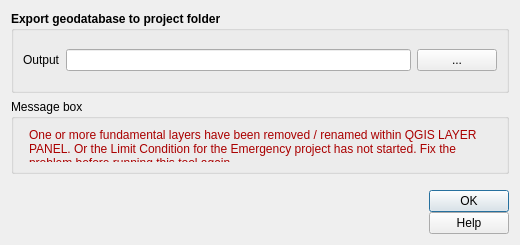
<?xml version="1.0" encoding="UTF-8"?>
<ui version="4.0">
 <class>esporta_shp</class>
 <widget class="QDialog" name="esporta_shp">
  <property name="geometry">
   <rect>
    <x>0</x>
    <y>0</y>
    <width>520</width>
    <height>245</height>
   </rect>
  </property>
  <property name="sizePolicy">
   <sizepolicy hsizetype="Fixed" vsizetype="Fixed">
    <horstretch>0</horstretch>
    <verstretch>0</verstretch>
   </sizepolicy>
  </property>
  <property name="minimumSize">
   <size>
    <width>520</width>
    <height>245</height>
   </size>
  </property>
  <property name="maximumSize">
   <size>
    <width>1500</width>
    <height>1500</height>
   </size>
  </property>
  <property name="windowTitle">
   <string>Export as shapefile</string>
  </property>
  <property name="locale">
   <locale language="English" country="UnitedStates"/>
  </property>
  <property name="modal">
   <bool>true</bool>
  </property>
  <layout class="QGridLayout" name="gridLayout">
   <item row="0" column="0">
    <widget class="QGroupBox" name="groupBox_2">
     <property name="sizePolicy">
      <sizepolicy hsizetype="Expanding" vsizetype="Expanding">
       <horstretch>0</horstretch>
       <verstretch>0</verstretch>
      </sizepolicy>
     </property>
     <property name="font">
      <font>
       <weight>75</weight>
       <bold>true</bold>
      </font>
     </property>
     <property name="title">
      <string>Export geodatabase to project folder</string>
     </property>
     <layout class="QGridLayout" name="gridLayout_3">
      <item row="0" column="1">
       <spacer name="verticalSpacer">
        <property name="orientation">
         <enum>Qt::Vertical</enum>
        </property>
        <property name="sizeHint" stdset="0">
         <size>
          <width>20</width>
          <height>40</height>
         </size>
        </property>
       </spacer>
      </item>
      <item row="1" column="2">
       <widget class="QPushButton" name="pushButton_out">
        <property name="font">
         <font>
          <weight>50</weight>
          <bold>false</bold>
         </font>
        </property>
        <property name="cursor">
         <cursorShape>PointingHandCursor</cursorShape>
        </property>
        <property name="text">
         <string>...</string>
        </property>
       </widget>
      </item>
      <item row="1" column="0">
       <widget class="QLabel" name="label_2">
        <property name="font">
         <font>
          <weight>50</weight>
          <bold>false</bold>
         </font>
        </property>
        <property name="text">
         <string>Output</string>
        </property>
       </widget>
      </item>
      <item row="1" column="1">
       <widget class="QLineEdit" name="dir_output">
        <property name="enabled">
         <bool>true</bool>
        </property>
        <property name="toolTip">
         <string/>
        </property>
       </widget>
      </item>
      <item row="2" column="1">
       <spacer name="verticalSpacer_3">
        <property name="orientation">
         <enum>Qt::Vertical</enum>
        </property>
        <property name="sizeHint" stdset="0">
         <size>
          <width>20</width>
          <height>40</height>
         </size>
        </property>
       </spacer>
      </item>
     </layout>
    </widget>
   </item>
   <item row="1" column="0">
    <widget class="QGroupBox" name="groupBox">
     <property name="sizePolicy">
      <sizepolicy hsizetype="Expanding" vsizetype="Fixed">
       <horstretch>0</horstretch>
       <verstretch>0</verstretch>
      </sizepolicy>
     </property>
     <property name="minimumSize">
      <size>
       <width>0</width>
       <height>0</height>
      </size>
     </property>
     <property name="maximumSize">
      <size>
       <width>16777215</width>
       <height>75</height>
      </size>
     </property>
     <property name="title">
      <string>Message box</string>
     </property>
     <layout class="QFormLayout" name="formLayout">
      <item row="0" column="1">
       <widget class="QLabel" name="alert_text">
        <property name="sizePolicy">
         <sizepolicy hsizetype="Expanding" vsizetype="Expanding">
          <horstretch>0</horstretch>
          <verstretch>0</verstretch>
         </sizepolicy>
        </property>
        <property name="text">
         <string>&lt;html&gt;&lt;head/&gt;&lt;body&gt;&lt;p&gt;&lt;span style=&quot; color:#aa0000;&quot;&gt;One or more fundamental layers have been removed / renamed within QGIS LAYER PANEL. Or the Limit Condition for the Emergency project has not started. Fix the problem before running this tool again.&lt;/span&gt;&lt;/p&gt;&lt;/body&gt;&lt;/html&gt;</string>
        </property>
        <property name="textFormat">
         <enum>Qt::RichText</enum>
        </property>
        <property name="alignment">
         <set>Qt::AlignLeading|Qt::AlignLeft|Qt::AlignVCenter</set>
        </property>
        <property name="wordWrap">
         <bool>true</bool>
        </property>
       </widget>
      </item>
     </layout>
    </widget>
   </item>
   <item row="2" column="0">
    <layout class="QGridLayout" name="gridLayout_4">
     <property name="sizeConstraint">
      <enum>QLayout::SetDefaultConstraint</enum>
     </property>
     <property name="topMargin">
      <number>10</number>
     </property>
     <property name="horizontalSpacing">
      <number>10</number>
     </property>
     <property name="verticalSpacing">
      <number>0</number>
     </property>
     <item row="0" column="4">
      <layout class="QVBoxLayout" name="verticalLayout">
       <item>
        <widget class="QDialogButtonBox" name="button_box">
         <property name="cursor">
          <cursorShape>PointingHandCursor</cursorShape>
         </property>
         <property name="orientation">
          <enum>Qt::Vertical</enum>
         </property>
         <property name="standardButtons">
          <set>QDialogButtonBox::Ok</set>
         </property>
         <property name="centerButtons">
          <bool>true</bool>
         </property>
        </widget>
       </item>
       <item>
        <widget class="QPushButton" name="help_button">
         <property name="cursor">
          <cursorShape>PointingHandCursor</cursorShape>
         </property>
         <property name="text">
          <string>Help</string>
         </property>
        </widget>
       </item>
      </layout>
     </item>
     <item row="0" column="1">
      <widget class="QLabel" name="igag">
       <property name="sizePolicy">
        <sizepolicy hsizetype="Preferred" vsizetype="Fixed">
         <horstretch>0</horstretch>
         <verstretch>0</verstretch>
        </sizepolicy>
       </property>
       <property name="text">
        <string/>
       </property>
       <property name="pixmap">
        <pixmap>img/logo-igag.png</pixmap>
       </property>
      </widget>
     </item>
     <item row="0" column="0">
      <widget class="QLabel" name="cnr">
       <property name="sizePolicy">
        <sizepolicy hsizetype="Preferred" vsizetype="Fixed">
         <horstretch>0</horstretch>
         <verstretch>0</verstretch>
        </sizepolicy>
       </property>
       <property name="text">
        <string/>
       </property>
       <property name="pixmap">
        <pixmap>img/logo-cnr.png</pixmap>
       </property>
      </widget>
     </item>
     <item row="0" column="3">
      <spacer name="horizontalSpacer">
       <property name="orientation">
        <enum>Qt::Horizontal</enum>
       </property>
       <property name="sizeHint" stdset="0">
        <size>
         <width>40</width>
         <height>20</height>
        </size>
       </property>
      </spacer>
     </item>
     <item row="0" column="2">
      <widget class="QLabel" name="labgis">
       <property name="sizePolicy">
        <sizepolicy hsizetype="Preferred" vsizetype="Fixed">
         <horstretch>0</horstretch>
         <verstretch>0</verstretch>
        </sizepolicy>
       </property>
       <property name="text">
        <string/>
       </property>
       <property name="pixmap">
        <pixmap>img/logo-labgis.png</pixmap>
       </property>
       <property name="scaledContents">
        <bool>true</bool>
       </property>
      </widget>
     </item>
    </layout>
   </item>
  </layout>
 </widget>
 <resources/>
 <connections>
  <connection>
   <sender>button_box</sender>
   <signal>accepted()</signal>
   <receiver>esporta_shp</receiver>
   <slot>accept()</slot>
   <hints>
    <hint type="sourcelabel">
     <x>248</x>
     <y>254</y>
    </hint>
    <hint type="destinationlabel">
     <x>157</x>
     <y>274</y>
    </hint>
   </hints>
  </connection>
  <connection>
   <sender>button_box</sender>
   <signal>rejected()</signal>
   <receiver>esporta_shp</receiver>
   <slot>reject()</slot>
   <hints>
    <hint type="sourcelabel">
     <x>316</x>
     <y>260</y>
    </hint>
    <hint type="destinationlabel">
     <x>286</x>
     <y>274</y>
    </hint>
   </hints>
  </connection>
 </connections>
</ui>
